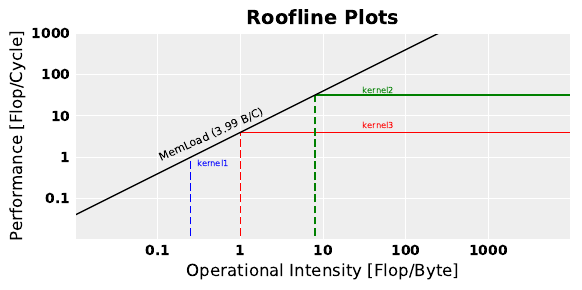

Write Python code to recreate this figure.
#General imports:

import sys
import os
import math
from matplotlib import rc
# rc('text', usetex=True) # this is if you want to use latex to print text. If you do you can create strings that go on labels or titles like this for example (with an r in front): r"$n=$ " + str(int(n))
from numpy import *
from pylab import *
import random
from matplotlib.font_manager import FontProperties
import matplotlib.pyplot as plt
import matplotlib.lines as lns

   
background_color = '#eeeeee' 
grid_color = 'white' #FAFAF7'
matplotlib.rc('axes', facecolor = background_color)
matplotlib.rc('axes', edgecolor = grid_color)
matplotlib.rc('axes', linewidth = 1.2)
matplotlib.rc('axes', grid = True )
matplotlib.rc('axes', axisbelow = True)
matplotlib.rc('grid',color = grid_color)
matplotlib.rc('grid',linestyle='-' )
matplotlib.rc('grid',linewidth=0.7 )
matplotlib.rc('xtick.major',size =0 )
matplotlib.rc('xtick.minor',size =0 )
matplotlib.rc('ytick.major',size =0 )
matplotlib.rc('ytick.minor',size =0 )


X_MIN=0.1
X_MAX=300.0
Y_MIN=0.1
Y_MAX=20.0
PEAK_PERF=[4.0, 32.0]
PEAK_BW=3.99
ASPECT_RATIO=0.5
LOG_X=1
LOG_Y=1


fig = plt.figure()
# Returns the Axes instance
ax = fig.add_subplot(111, aspect = ASPECT_RATIO)
ffont = {'family':'sans-serif','fontsize':10,'weight':'bold'}
ax.set_xticklabels(ax.get_xticks(),ffont)
ax.set_yticklabels(ax.get_yticks(),ffont)

#Log scale
if LOG_Y: ax.set_yscale('log')
if LOG_X: ax.set_xscale('log')

#formatting:
ax.set_title("Roofline Plots",fontsize=14,fontweight='bold')
ax.set_xlabel("Operational Intensity [Flop/Byte]", fontsize=12)
ax.set_ylabel("Performance [Flop/Cycle]", fontsize=12)


#x-y range
ax.axis([X_MIN,X_MAX,Y_MIN,Y_MAX])

labels = ['', '0.1','1', '10', '100', '1000']

xlocs, xlabels = xticks()
nXLabels = len(xlabels)
new_xlabels = [x.format(xlocs[i]) for i,x  in enumerate(labels[0:nXLabels])]
xticks(xlocs, new_xlabels)
ylocs, ylabels = yticks()
nYLabels = len(ylabels)
new_ylabels = [x.format(ylocs[i]) for i,x  in enumerate(labels[0:nYLabels])]
yticks(ylocs, new_ylabels)


# x, y  = loadtxt('input.dat',unpack=True, usecols=[0,1])
# ax.scatter([x[0],],[y[0],],15, color='blue', alpha= 0.95, label='Variant 0') 
# ax.scatter([x[1],],[y[1],],15, color='red', alpha = 0.95, label='Variant 1')


#Percentile boxes
#ax.boxplot((x[0,],y[0,]))


#Anotate 
# TODO: make it if anotate
# ax.annotate('Variant 0',
#          xy=(x[0], y[0]), xycoords='data',
#          xytext=(+3, +1), textcoords='offset points', fontsize=8)

# ax.annotate('Variant 1',
#          xy=(x[1],y[1]), xycoords='data',
#          xytext=(+3, +1), textcoords='offset points', fontsize=8)



#Peak performance line and text
ax.hlines(y=PEAK_PERF[0], xmin=1, xmax=100000, linewidth=1, color='red')
ax.text(X_MAX/10.0, PEAK_PERF[0]+0.9, "kernel3", fontsize=6, color='red')
ax.vlines(x=1, ymin=0, ymax = 4, linewidth=1, color='red', linestyle='--')
ax.text(0.3, 0.9975-0.4, "kernel1", fontsize=6, color='blue')
ax.hlines(y=PEAK_PERF[1], xmin=8, xmax=100000, linewidth=1, color='green')
ax.text(X_MAX/10.0, PEAK_PERF[1]+1.7, "kernel2", fontsize=6, color='green')
ax.vlines(x=8, ymin=0, ymax = 32, linewidth=1, color='green', linestyle='--', zorder=2)
ax.vlines(x=0.25, ymin=0, ymax = 0.9975, linewidth=1, color='blue', linestyle='--', zorder=2)

#BW line and text
x = np.linspace(0.01, X_MAX, X_MAX)
y = x*PEAK_BW 
ax.plot(x, y, linewidth=1, color='black')


l2 = array((0.01,0.01))
angle = 45*(ASPECT_RATIO+0.1)
trans_angle = gca().transData.transform_angles(array((angle,)),
                                               l2.reshape((1,2)))[0]

ax.text(X_MIN,25*X_MIN*PEAK_BW+0.3,'MemLoad ('+str(PEAK_BW)+' B/C)',fontsize=8,
           rotation=trans_angle)



#save file
fig.savefig("part3.pdf", dpi=250,  bbox_inches='tight')